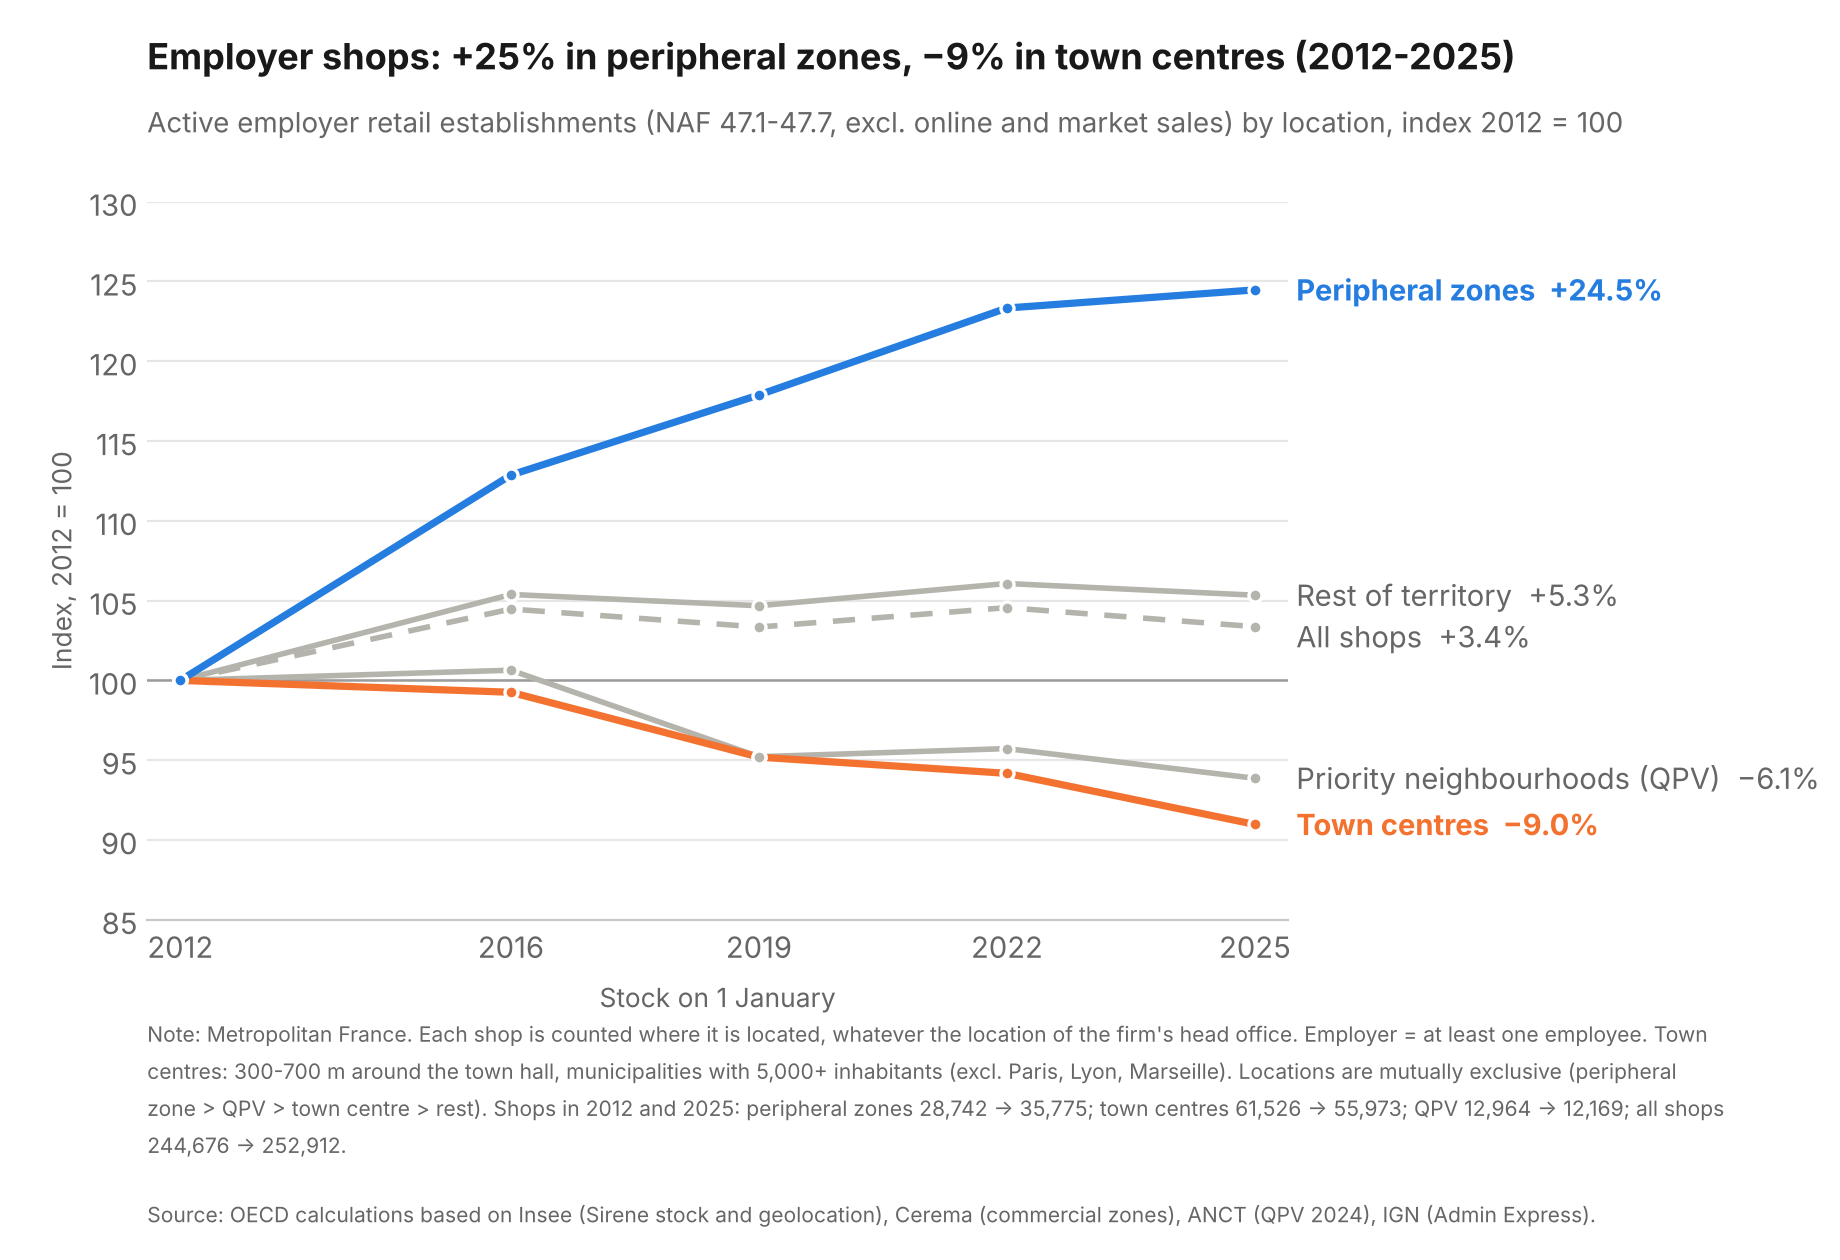

Reproduce this figure in Python.
"""Figure : commerces employeurs (NAF 47.1-47.7) par lieu d'implantation, indice 2012 = 100.
Lit resultats/01_stocks_par_territoire.csv (sortie de 03_analyse.py)."""
import csv, os, textwrap
import matplotlib
matplotlib.use("Agg")
import matplotlib.pyplot as plt

HERE = os.path.dirname(os.path.abspath(__file__))
rows = {r["zone"]: r for r in csv.DictReader(open(os.path.join(HERE, "..", "resultats", "01_stocks_par_territoire.csv")))}
Y = [2012, 2016, 2019, 2022, 2025]
ser = {z: [int(rows[z][f"e{y}"]) for y in Y] for z in rows}
ser["Total"] = [sum(v[i] for v in ser.values()) for i in range(len(Y))]
idx = {z: [x / v[0] * 100 for x in v] for z, v in ser.items()}

BLUE, ORANGE, GREY, INK, INK2, GRID = "#257de0", "#f47230", "#b4b4ac", "#191919", "#666666", "#e6e6e6"
S = [  # (clé, libellé, couleur, épaisseur, pointillé, gras)
    ("Zones commerciales périphériques", "Peripheral zones", BLUE, 2.6, False, True),
    ("Reste du territoire", "Rest of territory", GREY, 2.0, False, False),
    ("Total", "All shops", GREY, 2.0, True, False),
    ("Quartiers prioritaires (QPV)", "Priority neighbourhoods (QPV)", GREY, 2.0, False, False),
    ("Centres-villes (communes ≥ 5 000 hab.)", "Town centres", ORANGE, 2.6, False, True),
]
plt.rcParams.update({"font.family": "Inter", "font.size": 10.5})
fig, ax = plt.subplots(figsize=(9.2, 6.3), dpi=200)
fig.subplots_adjust(left=0.08, right=0.70, top=0.84, bottom=0.27)
for k, lab, c, lw, dash, _ in reversed(S):
    ax.plot(Y, idx[k], color=c, lw=lw, ls=(0, (4, 3)) if dash else "-", solid_capstyle="round", zorder=3 if c != GREY else 2)
    ax.scatter(Y, idx[k], s=22, color=c, zorder=4, edgecolors="white", linewidths=1.2)
# libellés directs en bout de ligne, écartés pour éviter les chevauchements
ends = sorted(((idx[k][-1], k, lab, c, b) for k, lab, c, _, _, b in S), reverse=True)
pos, minsep = [], 2.6
for v, *_ in ends:
    p = v if not pos or pos[-1] - v >= minsep else pos[-1] - minsep
    pos.append(p)
for (v, k, lab, c, b), p in zip(ends, pos):
    pct = v - 100
    ax.annotate(f"{lab}  {pct:+.1f}%".replace("-", "−"), xy=(2025, v), xytext=(2025.5, p), va="center", fontsize=10.5,
                color=c if c != GREY else INK2, fontweight="bold" if b else "normal", annotation_clip=False)
ax.axhline(100, color="#9c9c9c", lw=0.9, zorder=1)
ax.set_xlim(2011.6, 2025.4); ax.set_ylim(85, 130)
ax.set_xticks(Y); ax.set_yticks(range(85, 131, 5))
ax.grid(axis="y", color=GRID, lw=0.8); ax.set_axisbelow(True)
for s in ("top", "right", "left"): ax.spines[s].set_visible(False)
ax.spines["bottom"].set_color("#c8c8c8")
ax.tick_params(colors=INK2, length=0)
ax.set_xlabel("Stock on 1 January", color=INK2, fontsize=9.5, labelpad=6)
ax.set_ylabel("Index, 2012 = 100", color=INK2, fontsize=9.5)
fig.text(0.08, 0.945, "Employer shops: +25% in peripheral zones, −9% in town centres (2012-2025)",
         fontsize=13, fontweight="bold", color=INK)
fig.text(0.08, 0.895, "Active employer retail establishments (NAF 47.1-47.7, excl. online and market sales) by location, index 2012 = 100",
         fontsize=10, color=INK2)
note = ("Note: Metropolitan France. Each shop is counted where it is located, whatever the location of the firm's head office. Employer = at least one employee. "
        "Town centres: 300-700 m around the town hall, municipalities with 5,000+ inhabitants (excl. Paris, Lyon, Marseille). "
        "Locations are mutually exclusive (peripheral zone > QPV > town centre > rest). "
        f"Shops in 2012 and 2025: peripheral zones {ser['Zones commerciales périphériques'][0]:,} → {ser['Zones commerciales périphériques'][-1]:,}; "
        f"town centres {ser['Centres-villes (communes ≥ 5 000 hab.)'][0]:,} → {ser['Centres-villes (communes ≥ 5 000 hab.)'][-1]:,}; "
        f"QPV {ser['Quartiers prioritaires (QPV)'][0]:,} → {ser['Quartiers prioritaires (QPV)'][-1]:,}; all shops {ser['Total'][0]:,} → {ser['Total'][-1]:,}.")
fig.text(0.08, 0.075, textwrap.fill(note, 158), fontsize=7.6, color=INK2, va="bottom", linespacing=1.45)
fig.text(0.08, 0.03, "Source: OECD calculations based on Insee (Sirene stock and geolocation), Cerema (commercial zones), ANCT (QPV 2024), IGN (Admin Express).",
         fontsize=7.6, color=INK2)
for ext in ("png", "svg"):
    fig.savefig(os.path.join(HERE, f"fig_commerces_employeurs_par_zone.{ext}"), facecolor="white")
print({k: [round(x, 1) for x in v] for k, v in idx.items()})
